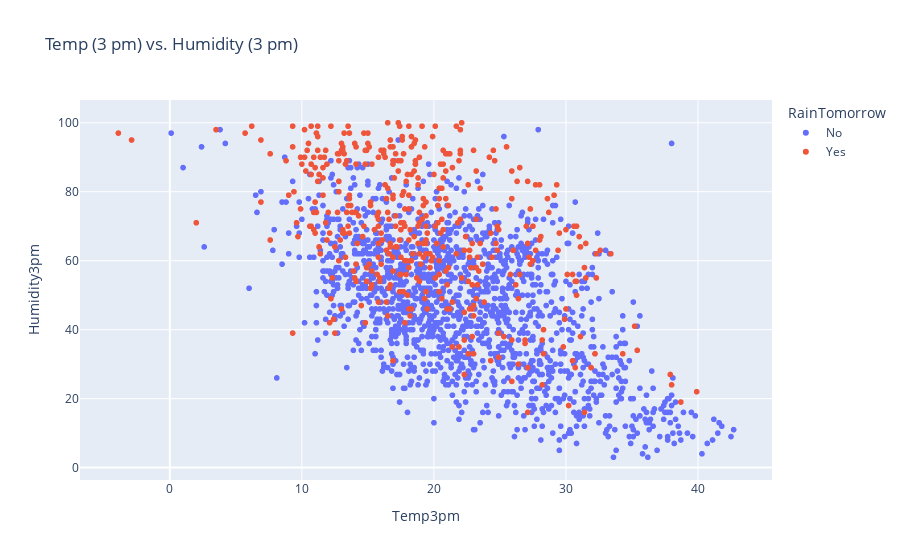

Notebook cell for this chart:
### Code cell
px.scatter(raw_df.sample(2000), 
           title='Temp (3 pm) vs. Humidity (3 pm)',
           x='Temp3pm',
           y='Humidity3pm',
           color='RainTomorrow')

### Figure 1 — Plotly figure (JSON) as saved in the notebook; plotly's stock layout.template omitted (floating-point values rounded to 4 significant figures; data arrays with more than 128 entries replaced by an {"elided": "..."} marker saying what was removed)
{"data": [{"hovertemplate": "RainTomorrow=No<br>Temp3pm=%{x}<br>Humidity3pm=%{y}<extra></extra>", "legendgroup": "No", "marker": {"color": "#636efa", "symbol": "circle"}, "mode": "markers", "name": "No", "showlegend": true, "type": "scattergl", "x": {"elided": "1566 float values"}, "xaxis": "x", "y": {"elided": "1566 int values"}, "yaxis": "y"}, {"hovertemplate": "RainTomorrow=Yes<br>Temp3pm=%{x}<br>Humidity3pm=%{y}<extra></extra>", "legendgroup": "Yes", "marker": {"color": "#EF553B", "symbol": "circle"}, "mode": "markers", "name": "Yes", "showlegend": true, "type": "scattergl", "x": {"elided": "434 float values"}, "xaxis": "x", "y": {"elided": "434 int values"}, "yaxis": "y"}], "layout": {"legend": {"title": {"text": "RainTomorrow"}, "tracegroupgap": 0}, "title": {"text": "Temp (3 pm) vs. Humidity (3 pm)"}, "xaxis": {"anchor": "y", "domain": [0, 1], "title": {"text": "Temp3pm"}}, "yaxis": {"anchor": "x", "domain": [0, 1], "title": {"text": "Humidity3pm"}}}}
